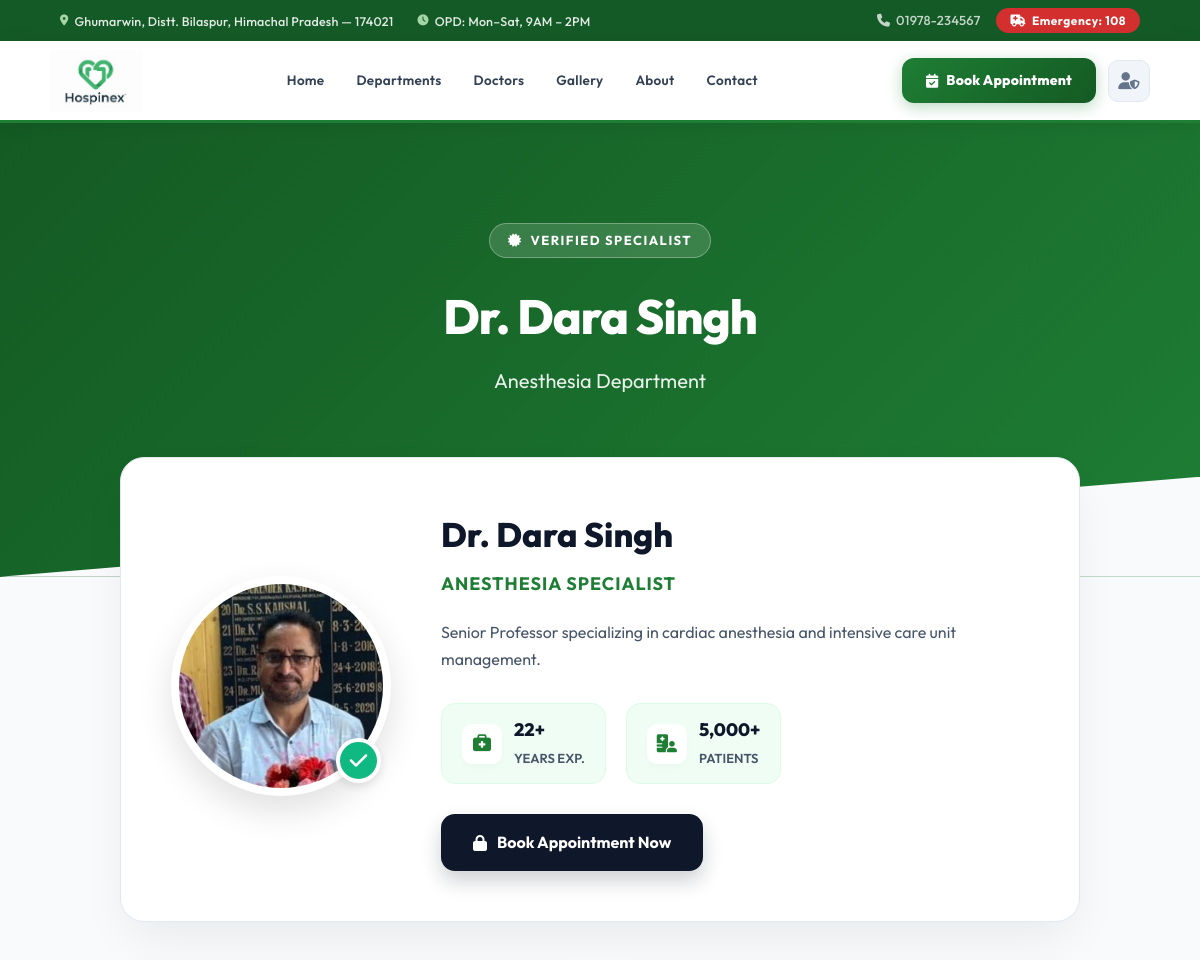
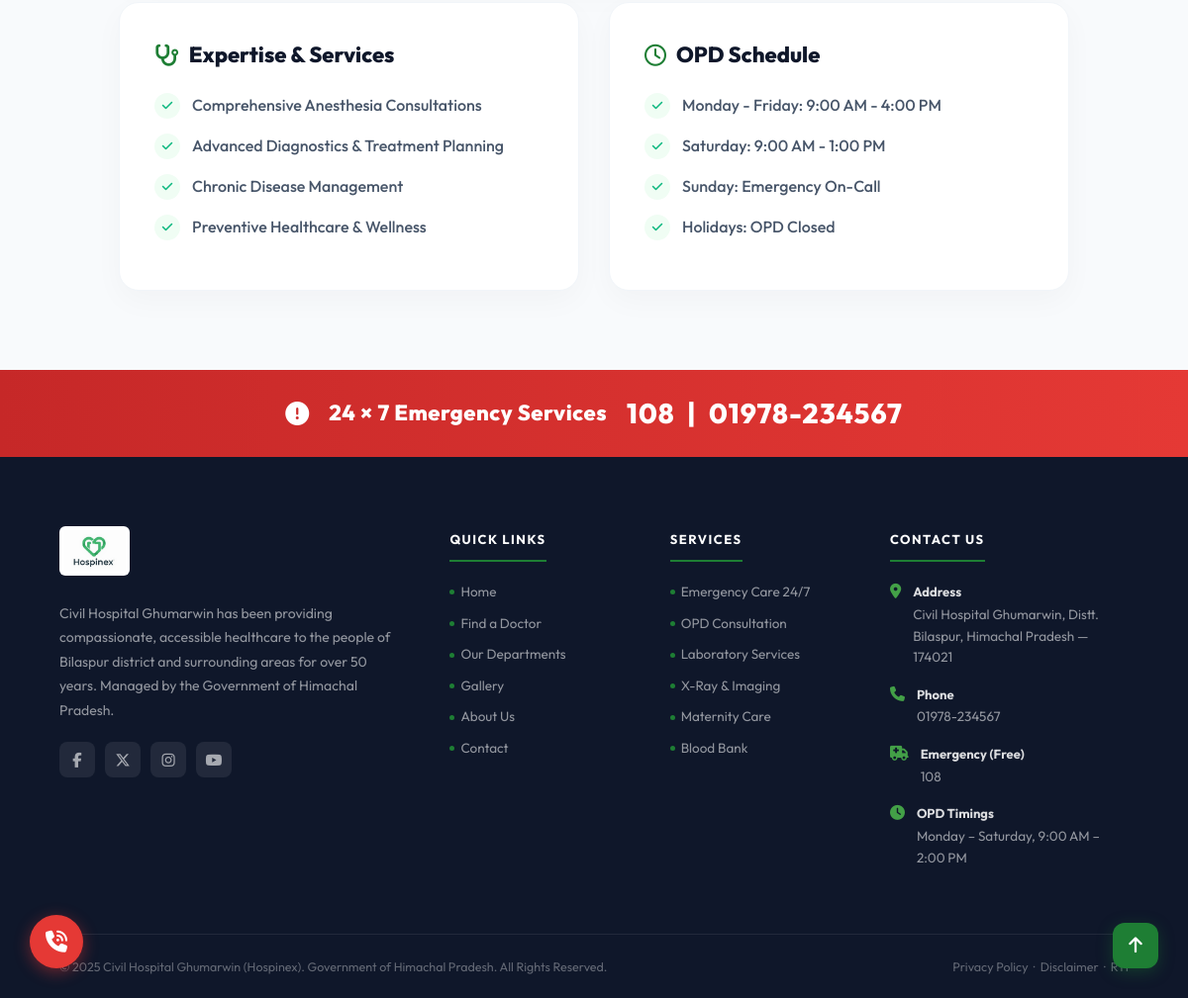
Page /doctors/185/ on the committed database (2 pictures, top to bottom).
### doctors/models.py (models this page shows, shortened)
class Doctor(models.Model):
    user = models.OneToOneField(User, on_delete=models.CASCADE, limit_choices_to={'is_staff': True})
    photo = models.ImageField(upload_to='doctors/', blank=True, null=True)
    specialization = models.CharField(blank=True, max_length=100)
    experience = models.PositiveIntegerField(blank=True, null=True)
    bio = models.TextField(blank=True)

### doctors/views.py (the view)
# urls.py: path("doctors/<int:doctor_id>/", views.doctor_detail, name="doctor_detail"),
def doctor_detail(request, doctor_id):
    doctor = get_object_or_404(Doctor, id=doctor_id)
    return render(request, "doctors/doctor_detail.html", {"doctor": doctor})

### templates/doctors/doctor_detail.html (shortened to what this page needs)
{% extends "base.html" %}
{% load static %}
{% block content %}
<link rel="stylesheet" href="https://cdnjs.cloudflare.com/ajax/libs/font-awesome/6.5.0/css/all.min.css">
<div class="doctor-profile-wrapper">
    <div class="profile-banner">
        <div class="banner-badge"><i class="fa-solid fa-certificate"></i> Verified Specialist</div>
        <h1 class="banner-title">Dr. {{ doctor.user.get_full_name|default:doctor.user.username|title }}</h1>
        <p class="banner-subtitle">{{ doctor.specialization|default:"General Medicine" }} Department</p>
    </div>
    <div class="profile-container">
        <div class="profile-card-main">
            <div class="profile-avatar-wrapper">
                {% if doctor.photo %}
                    <img src="{{ doctor.photo.url }}" alt="Dr. {{ doctor.user.get_full_name }}" class="profile-avatar">
                {% else %}
                    <div class="profile-avatar" style="display: flex; align-items: center; justify-content: center; font-size: 80px; color: #16a34a;">
                        <i class="fa-solid fa-user-doctor"></i>
                    </div>
                {% endif %}
                <div class="verified-icon" title="Verified Medical Practitioner">
                    <i class="fa-solid fa-check"></i>
                </div>
            </div>
            <div class="profile-core-info">
                <h2 class="profile-name">Dr. {{ doctor.user.get_full_name|default:doctor.user.username|title }}</h2>
                <div class="profile-specialty">{{ doctor.specialization|default:"General Medicine" }} Specialist</div>
                <p class="profile-bio">
                    {% if doctor.bio %}
                        {{ doctor.bio }}
                    {% else %}
                        Dr. {{ doctor.user.get_full_name|default:doctor.user.username|title }} is a highly qualified specialist committed to delivering exceptional patient care and implementing the latest medical advancements in the {{ doctor.specialization|default:"General Medicine" }} department.
                    {% endif %}
                </p>
                <div class="profile-stats-row">
                    <div class="stat-pill">
                        <div class="stat-icon"><i class="fa-solid fa-briefcase-medical"></i></div>
                        <div class="stat-text">
                            <strong>{{ doctor.experience|default:"5" }}+</strong>
                            <span>Years Exp.</span>
                        </div>
                    </div>
                    <div class="stat-pill">
                        <div class="stat-icon"><i class="fa-solid fa-hospital-user"></i></div>
                        <div class="stat-text">
                            <strong>5,000+</strong>
                            <span>Patients</span>
                        </div>
                    </div>
                </div>
                <div class="action-buttons">
                    {% if request.user.is_authenticated %}
                        <a href="{% url 'book_appointment' doctor.user.id %}" class="btn-book-premium">
                            <i class="fa-regular fa-calendar-check"></i> Book Appointment Now
                        </a>
                    {% else %}
                        <a href="{% url 'patient_login' %}?next={% url 'book_appointment' doctor.user.id %}" class="btn-book-premium" style="background: #0f172a; box-shadow: 0 10px 20px rgba(15, 23, 42, 0.2);">
                            <i class="fa-solid fa-lock"></i> Book Appointment Now
                        </a>
                    {% endif %}
                </div>
            </div>
        </div>
        <div class="details-grid">
            <div class="detail-card">
                <h3><i class="fa-solid fa-stethoscope"></i> Expertise & Services</h3>
                <ul class="detail-list">
                    <li>Comprehensive {{ doctor.specialization|default:"General Medicine" }} Consultations</li>
                    <li>Advanced Diagnostics & Treatment Planning</li>
                    <li>Chronic Disease Management</li>
                    <li>Preventive Healthcare & Wellness</li>
                </ul>
            </div>
            <div class="detail-card">
                <h3><i class="fa-regular fa-clock"></i> OPD Schedule</h3>
                <ul class="detail-list">
                    <li>Monday - Friday: 9:00 AM - 4:00 PM</li>
                    <li>Saturday: 9:00 AM - 1:00 PM</li>
                    <li>Sunday: Emergency On-Call</li>
                    <li>Holidays: OPD Closed</li>
                </ul>
            </div>
        </div>
    </div>
</div>
{% endblock %}

### templates/base.html (style rules this page uses)
:root { --green-primary: #1e7e34; --green-dark: #145a26; --green-light: #e8f5e9; --green-accent: #43a047; --white: #ffffff; --gray-50: #f8fafc; --gray-100: #f1f5f9; --gray-200: #e2e8f0; --gray-400: #94a3b8; --gray-500: #64748b; --gray-700: #334155; --gray-900: #0f172a; --shadow-sm: 0 1px 3px rgba(0,0,0,0.08); --shadow-md: 0 4px 16px rgba(0,0,0,0.08); --shadow-lg: 0 10px 40px rgba(0,0,0,0.10); --transition: all 0.25s cubic-bezier(0.4, 0, 0.2, 1); --radius: 12px; }
* { box-sizing: border-box; margin: 0; padding: 0; }
body { font-family: 'Inter', 'Poppins', sans-serif; background: var(--gray-50); color: var(--gray-700); line-height: 1.6; }

### rows in the picture
Doctor: user.get_full_name "Dara Singh", specialization "Anesthesia", photo (picture), specialization "ANESTHESIA", bio "Senior Professor specializing in cardiac anesthesia and intensive care unit management.", experience "22"
